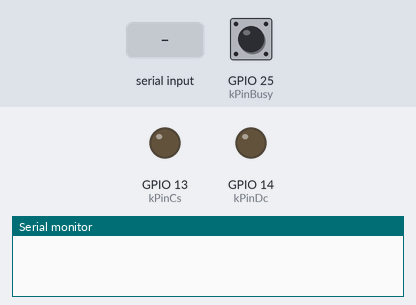
Simulated run of this sketch. Board: ESP32. Shown: output pins drawn as LEDs (lit = HIGH), the last lines printed to the serial monitor. The inputs (shaded band) are chosen by the test bench; at power-on: GPIO 25 (kPinBusy) HIGH. Pins used as bus, display or sensor lines are not drawn.

Above: at 0.0 s.
At 2.6 s:
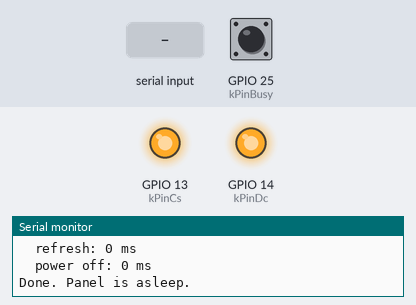
2.7 s: "white\n" received over Serial
At 3.18 s:
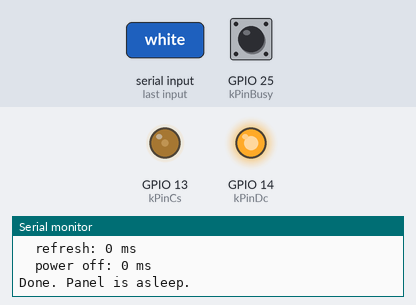
4.7 s: "busy\n" received over Serial
Timing chart, 0 to 7.7 s (numbered marks = the images above; inputs shaded):
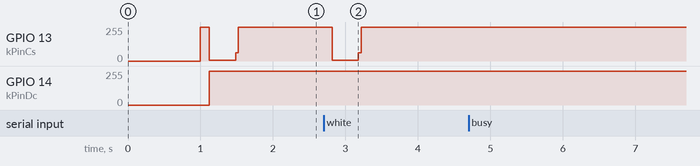

The sketch:

firebeetle-epd-test.ino
```cpp
// (licence header left out)
#include <SPI.h>

// HAT wire -> FireBeetle silkscreen (GPIO).
constexpr uint8_t kPinSck = 18;   // CLK  -> SCK  (IO18)
constexpr uint8_t kPinMosi = 23;  // DIN  -> MOSI (IO23)
constexpr uint8_t kPinCs = 13;    // CS   -> D7   (IO13)
constexpr uint8_t kPinDc = 14;    // DC   -> D6   (IO14)
constexpr uint8_t kPinRst = 26;   // RST  -> D3   (IO26)
constexpr uint8_t kPinBusy = 25;  // BUSY -> D2   (IO25)

constexpr uint16_t kWidth = 800;
constexpr uint16_t kHeight = 480;
constexpr uint32_t kBusyTimeoutMs = 60000;
constexpr uint8_t kBandCodes[] = {0x0, 0x1, 0x2, 0x3, 0x5, 0x6};
const char* const kBandNames[] = {"black", "white", "yellow", "red", "blue", "green"};

const SPISettings kSpi(4000000, MSBFIRST, SPI_MODE0);

void sendCommand(uint8_t command) {
  digitalWrite(kPinDc, LOW);
  digitalWrite(kPinCs, LOW);
  SPI.beginTransaction(kSpi);
  SPI.transfer(command);
  SPI.endTransaction();
  digitalWrite(kPinCs, HIGH);
}

void sendData(const uint8_t* data, size_t length) {
  digitalWrite(kPinDc, HIGH);
  digitalWrite(kPinCs, LOW);
  SPI.beginTransaction(kSpi);
  for (size_t i = 0; i < length; ++i) SPI.transfer(data[i]);
  SPI.endTransaction();
  digitalWrite(kPinCs, HIGH);
}

void command(uint8_t cmd, std::initializer_list<uint8_t> data) {
  sendCommand(cmd);
  if (data.size() > 0) sendData(data.begin(), data.size());
}

// The controller holds BUSY low while working.
bool waitIdle(const char* step) {
  const unsigned long start = millis();
  while (digitalRead(kPinBusy) == LOW) {
    if (millis() - start > kBusyTimeoutMs) {
      Serial.printf("  %s: BUSY stayed low for %lu ms (check BUSY/RST/power wiring)\n",
                    step, kBusyTimeoutMs);
      return false;
    }
    delay(10);
  }
  Serial.printf("  %s: %lu ms\n", step, millis() - start);
  return true;
}

void hardReset() {
  digitalWrite(kPinRst, HIGH);
  delay(20);
  digitalWrite(kPinRst, LOW);
  delay(2);
  digitalWrite(kPinRst, HIGH);
  delay(20);
}

bool initPanel() {
  hardReset();
  if (!waitIdle("reset")) return false;
  delay(30);
  command(0xAA, {0x49, 0x55, 0x20, 0x08, 0x09, 0x18});
  command(0x01, {0x3F});
  command(0x00, {0x5F, 0x69});
  command(0x03, {0x00, 0x54, 0x00, 0x44});
  command(0x05, {0x40, 0x1F, 0x1F, 0x2C});
  command(0x06, {0x6F, 0x1F, 0x17, 0x49});
  command(0x08, {0x6F, 0x1F, 0x1F, 0x22});
  command(0x30, {0x03});
  command(0x50, {0x3F});
  command(0x60, {0x02, 0x00});
  command(0x61, {0x03, 0x20, 0x01, 0xE0});
  command(0x84, {0x01});
  command(0xE3, {0x2F});
  command(0x04, {});
  return waitIdle("power on");
}

bool refresh() {
  command(0x04, {});
  if (!waitIdle("power on")) return false;
  command(0x12, {0x00});
  if (!waitIdle("refresh")) return false;
  command(0x02, {0x00});
  return waitIdle("power off");
}

void sleepPanel() {
  command(0x07, {0xA5});
}

// solid < 0 draws the six colour bands; otherwise fills with that code.
bool drawTest(int solid) {
  Serial.println(solid < 0 ? "Drawing colour bands:" : "Filling panel:");
  if (!initPanel()) return false;
  uint8_t row[kWidth / 2];
  sendCommand(0x10);
  for (uint16_t y = 0; y < kHeight; ++y) {
    const uint8_t code = solid >= 0 ? solid : kBandCodes[y / (kHeight / 6)];
    memset(row, (code << 4) | code, sizeof(row));
    sendData(row, sizeof(row));
  }
  const bool ok = refresh();
  sleepPanel();
  Serial.println(ok ? "Done. Panel is asleep." : "Failed.");
  return ok;
}

void printHelp() {
  Serial.println("Commands (press Enter): bands, white, black, busy, help");
  Serial.print("Expected bands top to bottom:");
  for (const char* name : kBandNames) Serial.printf(" %s", name);
  Serial.println();
}

void handle(const char* cmd) {
  if (strcmp(cmd, "bands") == 0) {
    drawTest(-1);
  } else if (strcmp(cmd, "white") == 0) {
    drawTest(0x1);
  } else if (strcmp(cmd, "black") == 0) {
    drawTest(0x0);
  } else if (strcmp(cmd, "busy") == 0) {
    Serial.printf("BUSY pin reads %s\n", digitalRead(kPinBusy) ? "HIGH (idle)" : "LOW (busy)");
  } else {
    printHelp();
  }
}

void readCommands() {
  static char buffer[16];
  static size_t length = 0;
  while (Serial.available()) {
    const char ch = static_cast<char>(Serial.read());
    if (ch == '\r' || ch == '\n') {
      if (length == 0) continue;
      buffer[length] = '\0';
      handle(buffer);
      length = 0;
    } else if (length < sizeof(buffer) - 1) {
      buffer[length++] = ch;
    }
  }
}

void setup() {
  Serial.begin(115200);
  delay(1000);
  pinMode(kPinCs, OUTPUT);
  pinMode(kPinDc, OUTPUT);
  pinMode(kPinRst, OUTPUT);
  pinMode(kPinBusy, INPUT);
  digitalWrite(kPinCs, HIGH);
  SPI.begin(kPinSck, -1, kPinMosi, kPinCs);
  Serial.println("AG dashboard: 7.3in Spectra 6 panel test started");
  printHelp();
  drawTest(-1);
}

void loop() {
  readCommands();
  delay(5);
}
```

Measured:
- after the input at 2.7 s, GPIO 13 (kPinCs): 255/255 → 5/255 after 0.12 s, → 255/255 0.36 s later
